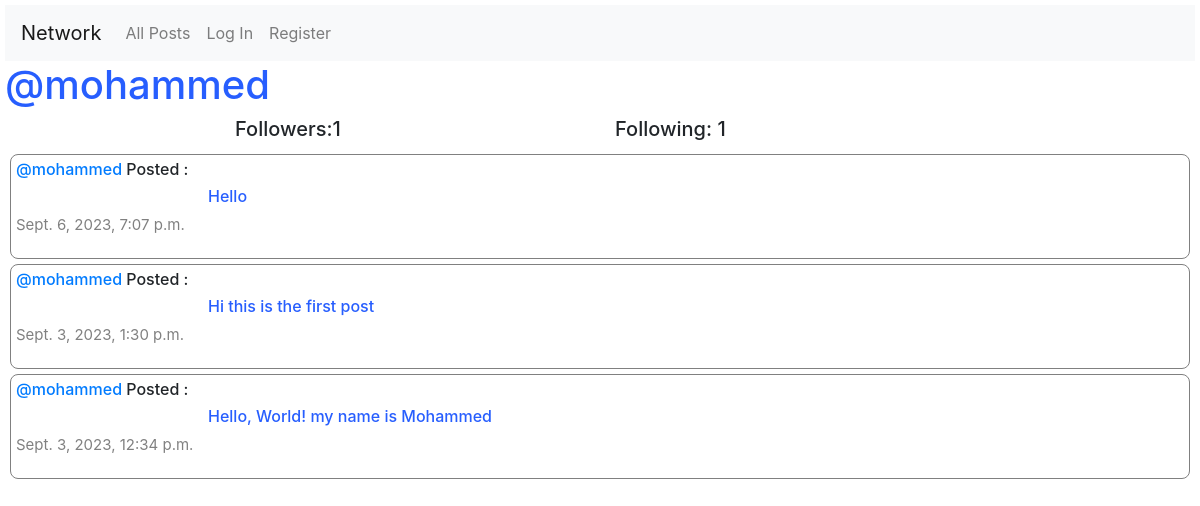
The app's page /profile/1 with its own data.
### network/models.py (models this page shows, shortened)
class User(AbstractUser):
    pass

class Post(models.Model):
    user = models.ForeignKey(User , on_delete=models.CASCADE , related_name="userPosts")
    content = models.CharField(max_length=255)
    date = models.DateTimeField(auto_now_add=True)

### network/views.py (the view)
# urls.py: path("profile/<int:user_id>" ,views.profile , name="profile"),
def profile(request , user_id):
    user = User.objects.get(pk=user_id)
    posts = Post.objects.filter(user=user).order_by("id").reverse()
    following = Follow.objects.filter(user=user)
    followers = Follow.objects.filter(user_follower = user)
    try:
        followCheck = followers.filter(user= User.objects.get(pk=request.user.id) )
        if len(followCheck) != 0 :
            isFollowing = True
        else:
            isFollowing = False
    except:
        isFollowing = False
    paginator = Paginator(posts , 10)
    page_number = request.GET.get('page')
    page_posts = paginator.get_page(page_number)
    return render(request, "network/profile.html", {
        "posts":posts,
        "page_posts":page_posts,
        "username":user.username,
        "following":following,
        "followers":followers,
        "isFollowing":isFollowing,
        "user_profile":user
    })

### network/templates/network/profile.html (shortened to what this page needs)
{% extends "network/layout.html" %}
{% block body %}
    <h1 id="blue">@{{username}}</h1>
    <div class="container">
        <div class="row d-flex justify-content-center">
            <h5 class="col-4">Followers:{{followers.count}} </h5>
            <h5 class="col-4">Following: {{following.count}} </h5>
        </div>
    </div>
        <div class="posts">
            {% for post in page_posts%}
                <div id="posts">
                    <h6> <a  style="text-decoration: none;" href="{% url 'profile' user_id=post.user.id %}">@{{post.user}}</a> Posted :</h6>
                    <h6 style="padding-left: 12rem; color: #275EFE;">{{post.content}}</h6>
                    <p id="date">{{post.date}}</p>
                </div>
                </div>
            {% endfor %}
{% endblock %}

### network/static/network/styles.css (style rules this page uses)
body { margin: 5px; }
#Posts-Border , #posts { border: 1px solid gray; padding: 5px; border-radius: 8px; margin: 5px; }
#date { color: gray; font-size: 15px; }
#blue { color:#275EFE ; }

### records on screen
User: username "mohammed"
Post: user "mohammed", content "Hello", date "Sept. 6, 2023, 7:07 p.m."
Post: user "mohammed", content "Hi this is the first post", date "Sept. 3, 2023, 1:30 p.m."
Post: user "mohammed", content "Hello, World! my name is Mohammed", date "Sept. 3, 2023, 12:34 p.m."

### other values on screen
{{ followers.count }} "1"
{{ following.count }} "1"
